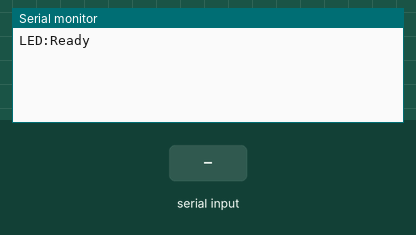
Simulated run of this sketch. Board: Arduino Mega 2560, built with avr-gcc and run on an emulated ATmega2560. Shown: the last lines printed to the serial monitor. The inputs (shaded band) are chosen by the test bench.

Above: at 1.2 s.
1.3 s: "1?" received over Serial
At 3.4 s:
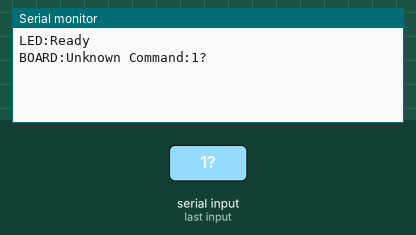
3.8 s: "0?" received over Serial
At 5.2 s:
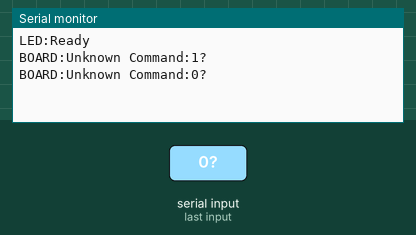
5.3 s: "2?" received over Serial
At 7.6 s:
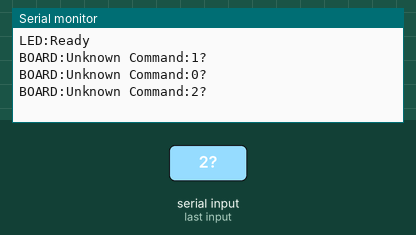

Measured:
- after the input at 1.3 s, the serial monitor: prints a new line after 1.0 s (image 1)
- after the input at 3.8 s, the serial monitor: prints a new line after 1.0 s (image 2)
- after the input at 5.3 s, the serial monitor: prints a new line after 1.0 s (image 3)

The sketch:

IrIndicator.ino
```cpp
#include "Arduino.h"
#include "SerialHelper.h"
#include "IRremote.h"

#define VERSION "IR,1"

IRsend irsend;

// Send Pin: Mega 9, Other 3

unsigned long codeValue;
int codeLen;

void setup() {
  codeLen = 0;
  codeValue = 0;

  Serial.begin(9600);

  Serial.println("LED:Ready");
}

void loop() {
  	if(Serial.available()) {
		String command = String(readStringUntil('?', '='));

	 	if(command == "IR+NEC=") {
		  Serial.readBytes((char*)&codeValue, 4);
		  Serial.readBytes((char*)&codeLen, 2);
		  skipUntil('\n');
		  Serial.print("IR+NEC:");
		  Serial.println(codeValue,HEX);
		  irsend.sendNEC(codeValue, 32);
		} else if(command == "BOARD+VERSION?") {
			skipUntil('\n');
			Serial.print("BOARD+VERSION:");
			Serial.println(VERSION);
		} else {
			skipUntil('\n');
            Serial.print("BOARD:Unknown Command:");
            Serial.println(command);
	    }
  	}

  // 	if(codeLen > 0) {
		// irsend.sendNEC(codeValue, codeLen);
		// delay(100);
  // 	}
}
```

SerialHelper.cpp
```cpp
#include "SerialHelper.h"

#define BUFFER_SIZE 256
char buffer[BUFFER_SIZE];
int size = 0;

byte readByte() {
	int data;
	while((data = Serial.read()) == -1) ;
	return (byte)data;
}

byte skipUntil(char terminator) {
	size = Serial.readBytesUntil(terminator, buffer, BUFFER_SIZE);

	return size;
}

char* readStringUntil(char terminator) {
	skipUntil(terminator);
	buffer[size] = 0;
	return buffer;
}

String* readNewStringUntil(char terminator) {
	readStringUntil(terminator);
	return new String(buffer);
}

byte skipUntil(char terminator1, char terminator2) {
	for(size = 0; size < BUFFER_SIZE; size++)
		buffer[size] = 0;

	for(size = 0; size < BUFFER_SIZE; size++) {
		buffer[size] = (char)readByte();

		if(buffer[size] == terminator1 || buffer[size] == terminator2) {
			size++;
			break;
		}
	}

	return size;
}

char* readStringUntil(char terminator1, char terminator2) {
	skipUntil(terminator1, terminator2);
	buffer[size] = 0;
	return buffer;
}

String* readNewStringUntil(char terminator1, char terminator2) {
	readStringUntil(terminator1, terminator2);
	return new String(buffer);
}
```

SerialHelper.h
```cpp
#ifndef _SERIAL_HELPER_H_
#define _SERIAL_HELPER_H_

#include "Arduino.h"

byte readByte();

byte skipUntil(char terminator);
char* readStringUntil(char terminator);
String* readNewStringUntil(char terminator);

byte skipUntil(char terminator1, char terminator2);
char* readStringUntil(char terminator1, char terminator2);
String* readNewStringUntil(char terminator1, char terminator2);

#endif _SERIAL_HELPER_H_
```
